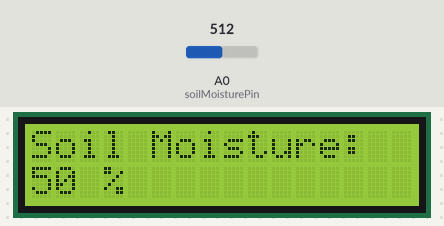
The sketch below on a simulated Arduino Uno, built with avr-gcc and run on an emulated ATmega328P. Shown: 16×2 character LCD. The inputs (shaded band) are chosen by the test bench; at power-on: A0 (soilMoisturePin) = 512.

Above: at 1.2 s.
1.3 s: A0 (soilMoisturePin) set to 716
At 3.3 s:
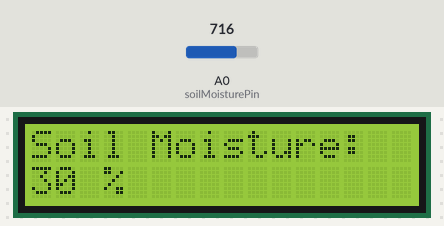
3.6 s: A0 (soilMoisturePin) set to 900
At 5.3 s:
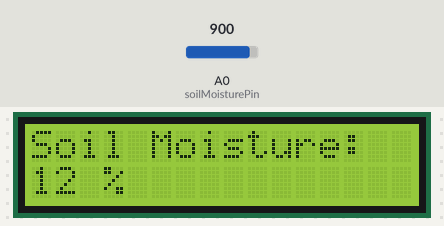
5.6 s: A0 (soilMoisturePin) set to 1023
At 7.4 s:
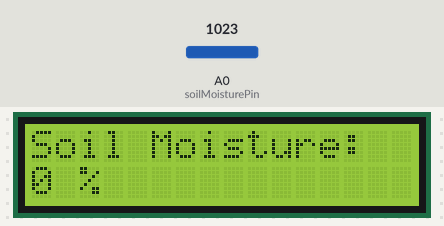
Timing chart, 0 to 8.9 s (numbered marks = the images above; inputs shaded):
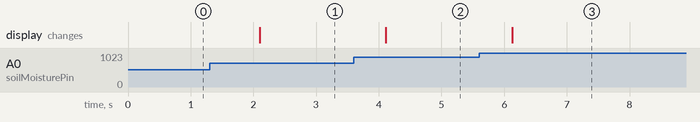

The sketch:

Using_Analog_Output.ino
```cpp
/*
Interfacing FC-28 Soil Moisture Sensor with Arduino UNO using is Analog Output pin of Module
by www.playwithcircuit.com
*/

#include <LiquidCrystal_I2C.h>                    // Library to Run I2C LCD

// Set the LCD address to 0x27 for a 16 chars and 2 line display
LiquidCrystal_I2C lcd(0x27, 16, 2);

// Define the analog pin for the soil moisture sensor
const int soilMoisturePin = A0;

// Variables to store sensor values
int sensorValue = 0;
int moisturePercent = 0;

void setup() {
  // initialize the lcd
  lcd.init();
  // Turn on the Backlight
  lcd.backlight();
  // Clear the display buffer
  lcd.clear();
  // Print a message to the LCD
  lcd.setCursor(0, 0);
  lcd.print("Soil Moisture:");
}

void loop() {
  // Read the value from the soil moisture sensor
  sensorValue = analogRead(soilMoisturePin);

  // Convert the sensor value to percentage
  moisturePercent = map(sensorValue, 0, 1020, 100, 0);

  // Display the moisture percentage on the LCD
  lcd.setCursor(0, 1);
  lcd.print(moisturePercent);
  lcd.print(" %  "); // Clear any extra characters

  // Wait for a bit before the next loop
  delay(1000);
}
```

Measured:
- after the input at 1.3 s, the display: changes after 0.80 s (image 1)
- after the input at 3.6 s, the display: changes after 0.51 s (image 2)
- after the input at 5.6 s, the display: changes after 0.53 s (image 3)
